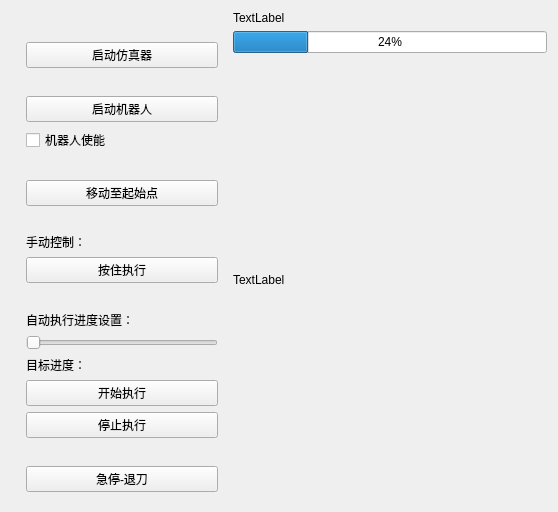
<?xml version="1.0" encoding="UTF-8"?>
<ui version="4.0">
 <class>Form</class>
 <widget class="QWidget" name="Form">
  <property name="enabled">
   <bool>true</bool>
  </property>
  <property name="geometry">
   <rect>
    <x>0</x>
    <y>0</y>
    <width>558</width>
    <height>512</height>
   </rect>
  </property>
  <property name="windowTitle">
   <string>Form</string>
  </property>
  <layout class="QGridLayout" name="gridLayout">
   <item row="0" column="3">
    <layout class="QHBoxLayout" name="horizontalLayout_3">
     <item>
      <widget class="QWidget" name="infoWidget" native="true">
       <property name="maximumSize">
        <size>
         <width>216</width>
         <height>16777215</height>
        </size>
       </property>
       <layout class="QFormLayout" name="formLayout">
        <item row="0" column="0">
         <widget class="Line" name="line_3">
          <property name="orientation">
           <enum>Qt::Horizontal</enum>
          </property>
         </widget>
        </item>
        <item row="0" column="1">
         <spacer name="verticalSpacer_4">
          <property name="orientation">
           <enum>Qt::Vertical</enum>
          </property>
          <property name="sizeHint" stdset="0">
           <size>
            <width>20</width>
            <height>40</height>
           </size>
          </property>
         </spacer>
        </item>
        <item row="1" column="0">
         <widget class="Line" name="line_4">
          <property name="orientation">
           <enum>Qt::Horizontal</enum>
          </property>
         </widget>
        </item>
        <item row="1" column="1">
         <widget class="QPushButton" name="Launch_Emu">
          <property name="text">
           <string>启动仿真器</string>
          </property>
         </widget>
        </item>
        <item row="2" column="0">
         <widget class="Line" name="line_2">
          <property name="orientation">
           <enum>Qt::Horizontal</enum>
          </property>
         </widget>
        </item>
        <item row="2" column="1">
         <spacer name="verticalSpacer">
          <property name="orientation">
           <enum>Qt::Vertical</enum>
          </property>
          <property name="sizeHint" stdset="0">
           <size>
            <width>20</width>
            <height>40</height>
           </size>
          </property>
         </spacer>
        </item>
        <item row="3" column="0">
         <widget class="Line" name="line">
          <property name="orientation">
           <enum>Qt::Horizontal</enum>
          </property>
         </widget>
        </item>
        <item row="3" column="1">
         <widget class="QPushButton" name="Launch_Rob">
          <property name="text">
           <string>启动机器人</string>
          </property>
         </widget>
        </item>
        <item row="4" column="1">
         <widget class="QCheckBox" name="Rob_Enable">
          <property name="text">
           <string>机器人使能</string>
          </property>
         </widget>
        </item>
        <item row="5" column="1">
         <spacer name="verticalSpacer_2">
          <property name="orientation">
           <enum>Qt::Vertical</enum>
          </property>
          <property name="sizeHint" stdset="0">
           <size>
            <width>20</width>
            <height>40</height>
           </size>
          </property>
         </spacer>
        </item>
        <item row="7" column="1">
         <widget class="QPushButton" name="move_to_start">
          <property name="text">
           <string>移动至起始点</string>
          </property>
         </widget>
        </item>
        <item row="8" column="1">
         <spacer name="verticalSpacer_3">
          <property name="orientation">
           <enum>Qt::Vertical</enum>
          </property>
          <property name="sizeHint" stdset="0">
           <size>
            <width>20</width>
            <height>40</height>
           </size>
          </property>
         </spacer>
        </item>
        <item row="9" column="1">
         <widget class="QLabel" name="label">
          <property name="text">
           <string>手动控制：</string>
          </property>
         </widget>
        </item>
        <item row="10" column="1">
         <widget class="QPushButton" name="press_to_move">
          <property name="text">
           <string>按住执行</string>
          </property>
         </widget>
        </item>
        <item row="11" column="1">
         <spacer name="verticalSpacer_6">
          <property name="orientation">
           <enum>Qt::Vertical</enum>
          </property>
          <property name="sizeHint" stdset="0">
           <size>
            <width>20</width>
            <height>40</height>
           </size>
          </property>
         </spacer>
        </item>
        <item row="12" column="1">
         <widget class="QLabel" name="label_2">
          <property name="text">
           <string>自动执行进度设置：</string>
          </property>
         </widget>
        </item>
        <item row="13" column="1">
         <widget class="QSlider" name="Progress_Set">
          <property name="orientation">
           <enum>Qt::Horizontal</enum>
          </property>
         </widget>
        </item>
        <item row="14" column="1">
         <widget class="QLabel" name="target_progress">
          <property name="text">
           <string>目标进度：</string>
          </property>
         </widget>
        </item>
        <item row="15" column="1">
         <widget class="QPushButton" name="move_begin">
          <property name="text">
           <string>开始执行</string>
          </property>
         </widget>
        </item>
        <item row="16" column="1">
         <widget class="QPushButton" name="move_stop">
          <property name="text">
           <string>停止执行</string>
          </property>
         </widget>
        </item>
        <item row="17" column="1">
         <spacer name="verticalSpacer_5">
          <property name="orientation">
           <enum>Qt::Vertical</enum>
          </property>
          <property name="sizeHint" stdset="0">
           <size>
            <width>20</width>
            <height>40</height>
           </size>
          </property>
         </spacer>
        </item>
        <item row="18" column="1">
         <widget class="QPushButton" name="Stop_and_Back">
          <property name="text">
           <string>急停-退刀</string>
          </property>
         </widget>
        </item>
       </layout>
      </widget>
     </item>
     <item>
      <layout class="QVBoxLayout" name="verticalLayout_6" stretch="0,0,0,0">
       <property name="sizeConstraint">
        <enum>QLayout::SetDefaultConstraint</enum>
       </property>
       <property name="leftMargin">
        <number>0</number>
       </property>
       <item>
        <layout class="QVBoxLayout" name="verticalLayout"/>
       </item>
       <item>
        <widget class="QLabel" name="progress_text">
         <property name="sizePolicy">
          <sizepolicy hsizetype="Preferred" vsizetype="Fixed">
           <horstretch>0</horstretch>
           <verstretch>0</verstretch>
          </sizepolicy>
         </property>
         <property name="text">
          <string>TextLabel</string>
         </property>
        </widget>
       </item>
       <item>
        <widget class="QProgressBar" name="progressBar">
         <property name="value">
          <number>24</number>
         </property>
        </widget>
       </item>
       <item>
        <layout class="QVBoxLayout" name="verticalLayout_2">
         <item>
          <widget class="QLabel" name="ImageLabel">
           <property name="text">
            <string>TextLabel</string>
           </property>
          </widget>
         </item>
        </layout>
       </item>
      </layout>
     </item>
    </layout>
   </item>
  </layout>
 </widget>
 <resources/>
 <connections/>
</ui>
